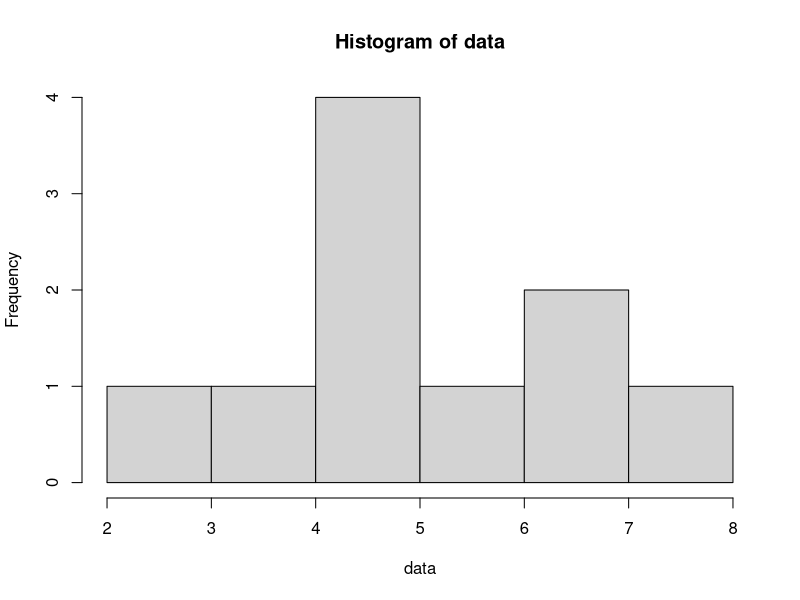
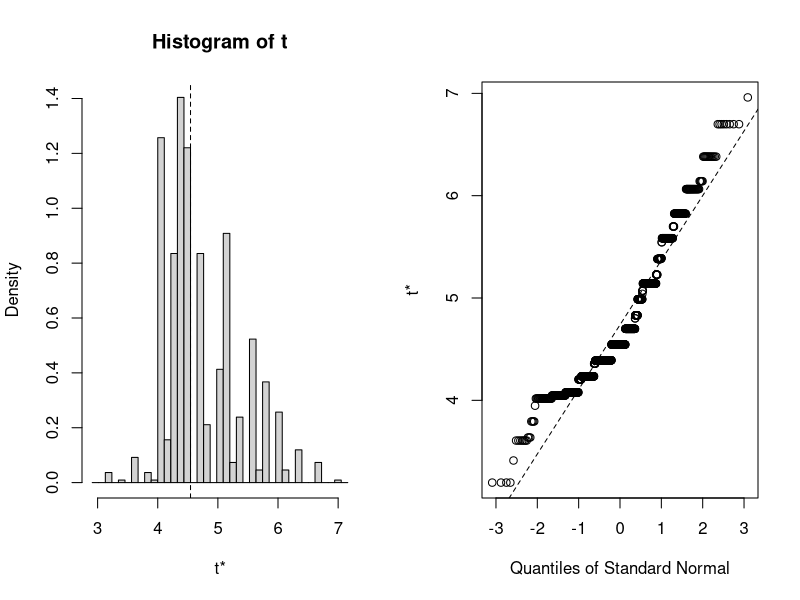
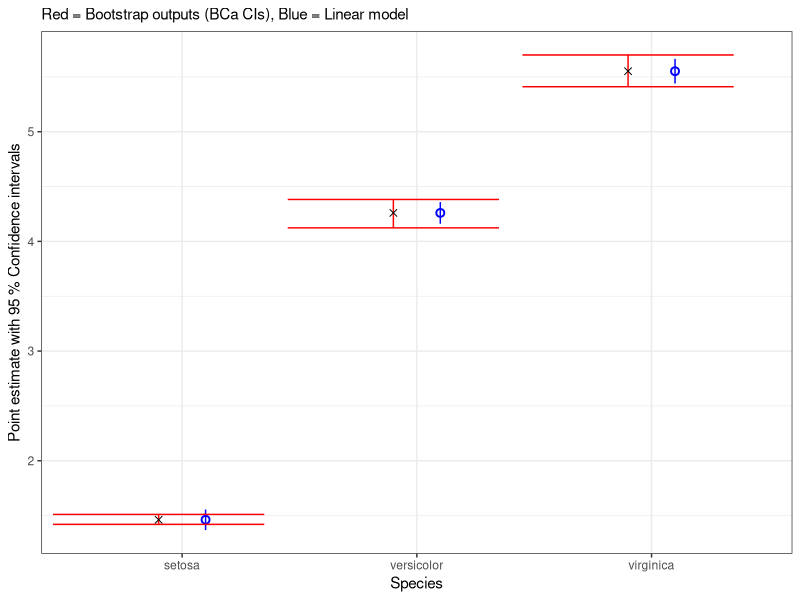
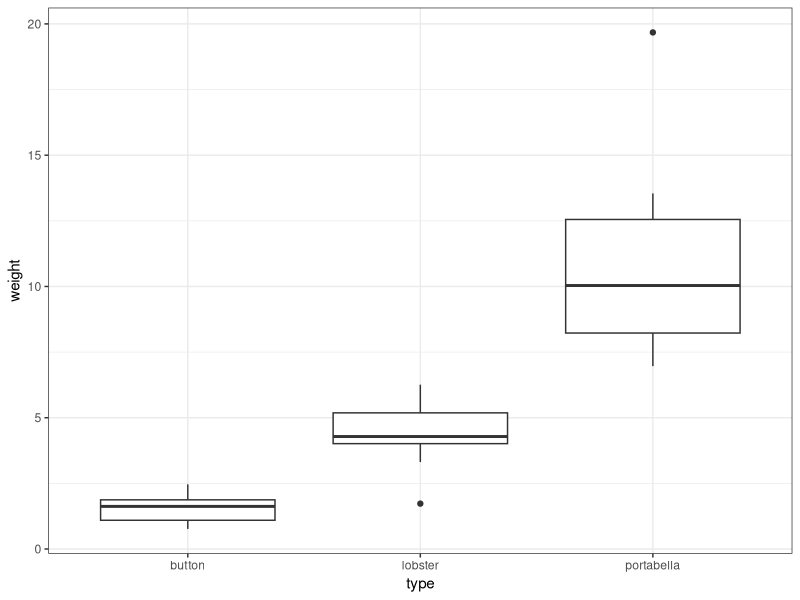
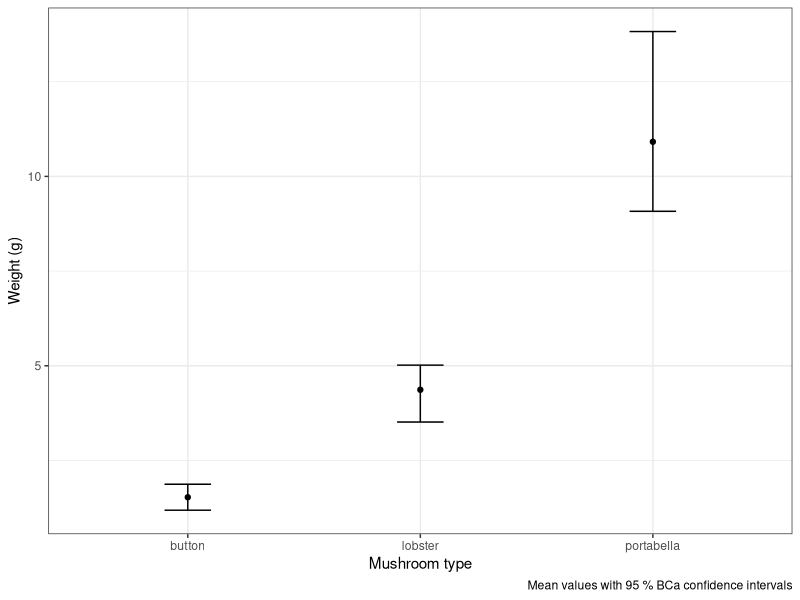

Source code (R) for these figures, in order:
## ---- chunk 1
#| label: setup

#install.packages('boot')
library(tidyverse)
library(boot)
options(dplyr.summarise.inform = FALSE)
## ---- chunk 2
#| label: basic_boot

#basic setup
set.seed(1278)
# small data set 
# try hist(rgamma(100,5,1)) to get a better idea of what the data look likes
data <- rgamma(10, 5, 1)

hist(data)

mean(data)
median(data)
sd(data)
IQR(data)


#we will use the boot() functions which takes (minimally):
# Data
# "statistic" - returned from a special* function can be a:
#     value (e.g. mean) or,
#     a vector of values (e.g., regression coefficients)
#  and the number of bootstrap replicates
# so, it might look like this: 
# boot.out <- boot(data, my_boot_func, 10000)

# boot() manages the sampling process by default, but it can be overwritten if
# special sampling is needed

# there are other arguments for the function as well that control
# the type of bootstrap ('ordinary' is the default and fine for most cases)
# strata: we will do an example with this later - 
#     but it allows sampling within levels of factor
# and controls for paralellisation. 

# the special function takes two things:
# data from the call to boot, and an sampling index (i), which is provided
# by the call to boot()

# this example function is a very basic version
boot_func <- function(data, i) {
  # make the resampled dataset
  boot_data <- data[i] 
  # calculate a value based on the resampled data
  median <- median(boot_data)
  # return the calculated value
  return(median)
}

# with the function ready, we can call boot() to do the bootstrap
# the boot() function returns a bootstrap object (list)
boot.out <- boot(data, boot_func, 1000)

# the bootstrap object can be a little difficult to navigate
# we have some useful functions to use on it though like:
plot(boot.out)
#we can examine specific parts of the object in a usual way
# $t0 is the main result - the point estimate or vector of estimates
boot.out$t0 
# with enough replicates, the point estimate(s) will always be the same as
# the calculating it the traditional way.
median(data)

# Perhaps the most important aspect are boot strap confidence intervals
# the boot.ci() returns several types of bootstrap confidence intverals
# unlike the point estimates, confidence intervals won't 
# necessarily be the same
# by default boot.ci() returns five kinds off CIs
# some may give warnings, in this case, we won't get studentized CIs

boot_cis <- boot.ci(boot.out)
#we can see all values
boot_cis
#we can get specific values, though they aren't very easily accessible
boot_cis$bca[4:5]
## ---- chunk 3
#| label: boot_coef

set.seed(1234)
# Just the setosa species
iris.setosa <- iris %>% filter(Species == "setosa")

#some randomly selected observations to use in our bootstrap.
iris.mini <- iris.setosa %>% sample_n(10)

#our boot function with a simple regression
bf <- function(data, i) {
  d <- data[i,]
  lin <- lm(Petal.Length ~ Petal.Width, data=d)
  return(lin$coef) # we return just the coefficients
}

#get our bootstrapped data
iris.boot <- boot(iris.mini, bf, 1000)

# compare 

# lm of just the "mini" data
mini.lm <- lm(Petal.Length ~ Petal.Width, data=iris.mini)

#lm of the full setosa data
setosa.lm <- lm(Petal.Length ~ Petal.Width, data=iris.setosa)

#boot results for the coefficients
iris.boot
mini.lm #same
setosa.lm 

iris.bci <- boot.ci(iris.boot, type=c("norm", "perc", "bca", "basic"), index=1)
iris.bci

iris.bci <- boot.ci(iris.boot, type=c("norm", "perc", "bca", "basic"), index=2)
iris.bci
## ---- chunk 4
#| label: stratified_boot

set.seed(4567)
bf <- function(data, i) {
  d <- data[i,]
  lin <- lm(Petal.Length ~ Petal.Width + Sepal.Length + Sepal.Width + Species, data=d)
  d$pred <- predict(lin)
  suppressWarnings(d.out <- d %>% select(Species, pred) %>%
    group_by(Species) %>%
    summarise(mean=mean(pred)))
  return(d.out$mean)
}

iris.boot <- boot(iris, bf, 1000, strata=iris$Species)

iris.boot

iris.lm <- lm(Petal.Length ~ Petal.Width + Sepal.Length + Sepal.Width + Species, data=iris)
#modified to save to iris.mu with predicted values for comparison
#something like this bit and below might be on your test....
iris.mu <- bind_cols(iris, as.data.frame(predict(iris.lm, interval="conf"))) %>%
  group_by(Species) %>%
  summarise(model.mu = mean(fit),
            model.lwr = mean(lwr),
            model.upr = mean(upr))


z <- tibble(boot.mu=0, bca.lwr=0, bca.upr=0)
for(i in 1:length(iris.boot$t0)) {
  y <- boot.ci(iris.boot, conf=0.95, type=c("bca"), index=i)
  z <- bind_rows(z, tibble(boot.mu=iris.boot$t0[i], bca.lwr=y$bca[4], bca.upr=y$bca[5]))
}
iris.mu <- bind_cols(iris.mu, z[-1,])

#I set this up a bit strange to see how the ci's compare a bit easier...
ggplot(data=iris.mu) + theme_bw() +
  geom_pointrange(aes(x=Species, y=model.mu, ymax=model.upr, ymin=model.lwr), colour="blue", position=position_nudge(x=+0.1), shape=1) +
  geom_errorbar(aes(x=Species, y=boot.mu, ymax=bca.upr, ymin=bca.lwr), colour="red", position=position_nudge(x=-0.1)) +
  geom_point(aes(x=Species, y=boot.mu), shape=4, size=2, position=position_nudge(x=-0.1)) +
  labs(y="Point estimate with 95 % Confidence intervals",
       subtitle="Red = Bootstrap outputs (BCa CIs), Blue = Linear model")
  

#some other info:
# iris.bci <- boot.ci(iris.boot, type="bca", index=2)
# #but what is index 2?
# levels(factor(iris.boot$strata))[2]
# iris.bci
# plot(iris.boot, index=1)
## ---- chunk 5
#| label: boot_non_normal

d <- tibble(type = rep(c("button", "lobster", "portabella"), each=10), 
            weight=c(rgamma(10, 10, 7), rgamma(10, 10, 3), rgamma(10, 10, 1)))
ggplot(data=d, aes(y=weight, x=type)) + theme_bw() +
  geom_boxplot()
## ---- chunk 6
#| label: boot_shrooms_func

start.time <- Sys.time()

boot.f <- function(data,i) {
  
  dx <- data[i,]
  
  x <- glm(weight ~ type, data=dx, family="Gamma")
  
  dxb <- dx %>% mutate(pred = predict(x, type="response")) %>%
    group_by(type) %>%
    summarise(mu = mean(pred))
  
  return(dxb$mu)
  
}

shrooms.boot <- boot(d, boot.f, 10000, 
                     strata=as.factor(d$type), 
                     parallel = "multicore", ncpus=1)


z <- tibble(boot.mu=0, bca.lwr=0, bca.upr=0)
for(i in 1:length(shrooms.boot$t0)) {
  y <- boot.ci(shrooms.boot, conf=0.95, type=c("bca"), index=i)
  z <- bind_rows(z, tibble(boot.mu=shrooms.boot$t0[i], bca.lwr=y$bca[4], bca.upr=y$bca[5]))
}
z <- z[-1,] %>% mutate(type=c("button", "lobster", "portabella"))

end.time <- Sys.time();
elapsed <- end.time - start.time;
elapsed
## ---- chunk 7
#| label: boot_shrooms_vis

ggplot(data=z, aes(x=type, y=boot.mu, ymax=bca.upr, ymin=bca.lwr)) + theme_bw() +
  geom_point() +
  geom_errorbar(width=0.2) +
  labs(y="Weight (g)", x="Mushroom type", 
       caption="Mean values with 95 % BCa confidence intervals") 
